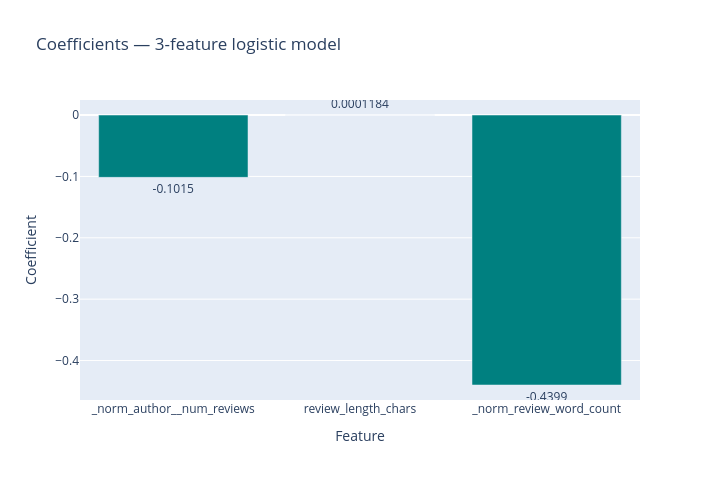

Notebook source saved alongside this figure:
### Code cell
import plotly.graph_objects as go

fig = go.Figure(
    data=[
        go.Bar(
            x=training_cols_3,
            y=logreg_3.coef_.ravel(),
            marker_color="teal",
            text=[f"{c:.4g}" for c in logreg_3.coef_.ravel()],
            textposition="outside",
        )
    ]
)
fig.update_layout(
    title="Coefficients — 3-feature logistic model",
    xaxis_title="Feature",
    yaxis_title="Coefficient",
    height=480,
    width=720,
    margin=dict(b=80),
)
fig.show()

### Figure 1 — Plotly figure (JSON) as saved in the notebook; plotly's stock layout.template omitted (floating-point values rounded to 4 significant figures)
{"data": [{"marker": {"color": "teal"}, "text": ["-0.1015", "0.0001184", "-0.4399"], "textposition": "outside", "type": "bar", "x": ["_norm_author__num_reviews", "review_length_chars", "_norm_review_word_count"], "y": [-0.1015, 0.0001184, -0.4399]}], "layout": {"height": 480, "margin": {"b": 80}, "title": {"text": "Coefficients — 3-feature logistic model"}, "width": 720, "xaxis": {"title": {"text": "Feature"}}, "yaxis": {"title": {"text": "Coefficient"}}}}
